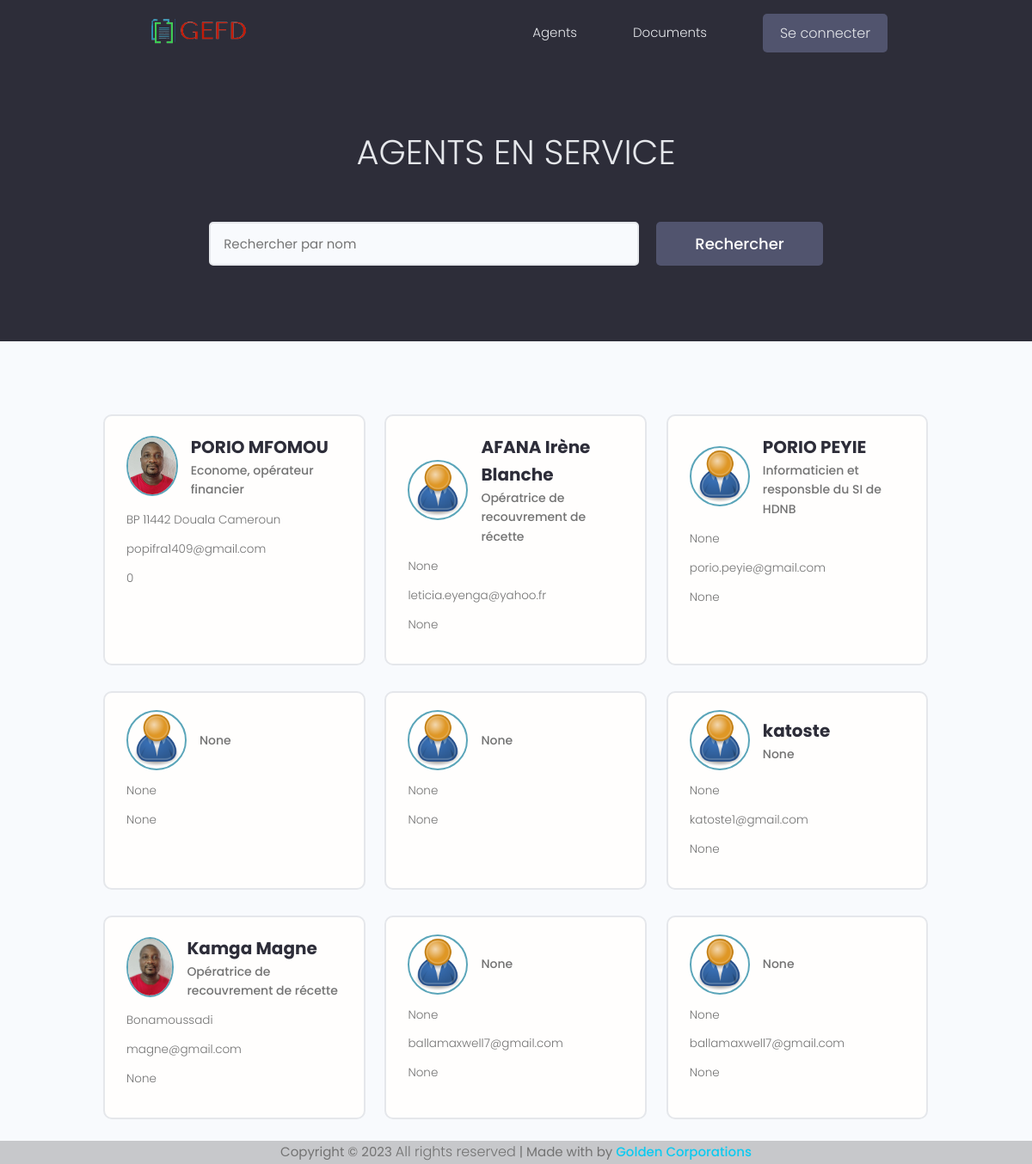
The page / on the database its author committed.
### users/models.py (models this page shows, shortened)
class Profile(models.Model):
    user = models.OneToOneField(User, on_delete=models.CASCADE, null=True, blank=True)
    service = models.ForeignKey(Service, on_delete=models.CASCADE, null=True, blank=True)
    name = models.CharField(max_length=200, null=True, blank=True)
    username = models.CharField(max_length=200, null=True, blank=True)
    email = models.EmailField(max_length=500, null=True, blank=True)
    profile_image = models.ImageField(null=True, blank=True, upload_to='profiles/', default="profiles/user-default.png")
    adresse = models.CharField(max_length=200, null=True, blank=True)
    telephone = models.IntegerField(null=True, blank=True)
    fonction = models.CharField(max_length=200, null=True, blank=True)
    social_facebook = models.CharField(max_length=200, null=True, blank=True)
    social_linkedin = models.CharField(max_length=200, null=True, blank=True)
    social_twitter = models.CharField(max_length=200, null=True, blank=True)
    social_youtube = models.CharField(max_length=200, null=True, blank=True)
    social_instagram = models.CharField(max_length=200, null=True, blank=True)
    createdDate = models.DateTimeField(auto_now_add=True)
    updatedDate = models.DateTimeField(auto_now=True)
    id = models.UUIDField(default=uuid.uuid4, unique=True, primary_key=True, editable=False)

### users/views.py (the view)
# urls.py: path('', views.profiles, name="profiles" ),
def profiles(request):
    profiles, search_query = searchProfiles(request)
    context = {'profiles':profiles, 'search_query': search_query}
    return render(request, 'users/profiles.html', context)

### users/utils.py (called while the page is built)
def searchProfiles(request):
    search_query = ''
    if request.GET.get('mot_cle'):
        search_query = request.GET.get('mot_cle')
    profiles = Profile.objects.filter(
        Q(name__icontains=search_query) |
        Q(fonction__icontains=search_query)
    )
    return profiles, search_query

### users/templates/users/profiles.html (shortened to what this page needs)
{% extends 'base.html' %}
{% block content %}
  <main class="home">
    <section class="hero-section text-center">
      <div class="container container--narrow">
        <div class="hero-section__box">
          <h2>AGENTS EN SERVICE</h2>
        </div>
        <div class="hero-section__search">
          <form class="form" action="{% url 'profiles' %}" method="get">
            <div class="form__field">
              <input class="input input--text" id="formInput#search" type="text" name="mot_cle"
                value="{{search_query}}" placeholder="Rechercher par nom" />
            </div>
            <input class="btn btn--sub btn--lg" type="submit" value="Rechercher" />
          </form>
        </div>
      </div>
    </section>
    <section class="devlist">
      <div class="container">
        <div class="grid grid--three">
        {% for profile in profiles %}
          <div class="column card">
            <div class="dev">
              <a href="{% url 'user-profile' profile.id %}" class="card__body">
                <div class="dev__profile">
                  <img class="avatar avatar--md" src="{{ profile.profile_image.url }}" alt="image" />
                  <div class="dev__meta">
                    <h3>{{ profile.name }}</h3>
                    <h5>{{ profile.fonction }}</h5>
                  </div>
                </div>
                <p class="dev__info">{{ profile.adresse }}</p>
                <p class="dev__info">{{ profile.email }}</p>
                <p class="dev__info">{{ profile.telephone }}</p>
              </a>
            </div>
          </div>
          {% endfor %}
        </div>
      </div>
    </section>
  </main>
{% endblock content %}

### templates/base.html (shortened to what this page needs)
{% load static %}
<!DOCTYPE html>
<html lang="fr">
<head>
    <link rel="stylesheet" href="https://cdn.iconmonstr.com/1.3.0/css/iconmonstr-iconic-font.min.css" />
    <link rel="stylesheet" href="{% static 'uikit/styles/uikit.css' %}" />
    <link rel="stylesheet" href="{% static 'css/app.css' %}" />
</head>
<body>
    {% include 'navbar.html' %}
    {% block content %} {% endblock content %}
    <footer class="bg-dark text-center text-lg-start text-light" id="footer">
        <div class="text-center p-3" style="background-color: rgba(0, 0, 0, 0.2);">
            Copyright &copy; {% now "Y" %} <span>All rights reserved</span> | Made with
             by
            <a href="#" target="_blank" style="color: #0dcaf0; text-decoration: none;">Golden Corporations</a>
        </div>
    </footer>
</body>
</html>

### templates/navbar.html (shortened to what this page needs)
{% load static %}
<header class="header">
    <div class="container container--narrow">
      <a href="{% url 'profiles' %}" class="header__logo">
        <img src="{% static 'img/logo.png' %}" alt="DevSearch Logo" />
      </a>
      <nav class="header__nav">
        <ul class="header__menu">
          <li class="header__menuItem"><a href="{% url 'profiles' %}">Agents</a></li>
          <li class="header__menuItem"><a href="{% url 'documents' %}">Documents</a></li>
          {% if request.user.is_authenticated %}
          <li class="header__menuItem"><a href="{% url 'user-account' %}">Compte</a></li>
          <li class="header__menuItem"><a href="{% url 'logout' %}" class="btn btn--sub">Déconnexion</a></li>
          {% else %}
          <li class="header__menuItem"><a href="{% url 'login' %}" class="btn btn--sub">Se connecter</a></li>
          {% endif %}
        </ul>
      </nav>
    </div>
  </header>

### static/css/app.css (style rules this page uses)
:root { --color-sub: #2d2d39; }
.btn--sub { background-color: var(--color-sub-light); }
.card { border: 2px solid var(--color-light); }
img { width: 100%; }
.header { position: sticky; z-index: 111; background-color: var(--color-sub); padding: 1.5rem 0; }
.header > .container { display: flex; justify-content: space-between; align-items: center; }
.header__logo > img { height: 3.8rem; }
.header__nav > ul { display: inline-flex; align-items: center; list-style: none; gap: 6.5rem; }
.header__menuItem > a { color: var(--color-light); font-weight: 300; }
.hero-section { height: 40vh; display: flex; align-items: center; background-color: var(--color-sub); }
.hero-section__box { margin-bottom: 4rem; }
.hero-section__box > h2, .hero-section__box > h2 > span { font-size: 4rem; color: var(--color-light); line-height: 1.3; text-transform: uppercase; }
.hero-section__box > h2 { font-weight: 300; }
.hero-section__search > .form { display: flex; align-items: center; justify-content: center; gap: 2rem; }
.hero-section__search > .form input.input--text { width: 50rem; }
.devlist { margin-top: 8rem; }
.devlist .grid { align-items: stretch; }
.devlist .dev .dev__profile { display: flex; align-items: center; gap: 1.5rem; }
.devlist .dev .dev__meta h3 { color: var(--color-sub); font-size: 2rem; font-weight: 700; }
.devlist .dev .dev__meta h5 { color: var(--color-text); font-size: 1.4rem; font-weight: 500; }
.devlist .dev .dev__info { margin: 1.5rem 0; font-size: 1.35rem; line-height: 1.4; text-align: justify; }

### static/uikit/styles/modules/_variables.css (style rules this page uses)
:root { --color-main: #5aa5b9; --color-main-light: #e6faff; --color-sub: #3f4156; --color-sub-light: #51546e; --color-sub-lighter: #ededfd; --color-text: #737373; --color-gray: #8b8b8b; --color-light: #e5e7eb; --color-light-gray: #767676; --color-bg: #f8fafd; --color-white: #fffefd; --color-white-light: #f3f3f3; --color-success: #359e64; --color-success-bg: #def8e8; --color-error: #fc4b0b; --color-error-bg: #fff2ee; --font-base: 'Poppins', arial, helvetica, 'Segoe UI', roboto, ubuntu, sans-serif; --font-monospace: 'Fira Code', 'Courier New', courier, monospace; --font-regular: 300; --font-medium: 500; --font-bold: 700; --generic-shadow: 1px 1px 5px #00000010; --generic-transition: all 0.3s ease-in-out; }

### static/uikit/styles/modules/_base.css (style rules this page uses)
* { margin: 0; padding: 0; box-sizing: border-box; text-rendering: optimizeLegibility; color: inherit; font-size: inherit; }
html { font-size: 50%; }
@media only screen and (min-width: 480px) { html { font-size: 56.25%; } }
@media only screen and (min-width: 1200px) { html { font-size: 62.5%; } }
body { line-height: 1.6; font-weight: 400; font-size: 1.5rem; color: var(--color-text); background-color: var(--color-bg); min-height: 100vh; }

### static/uikit/styles/modules/_typography.css (style rules this page uses)
* { font-family: var(--font-base); }
h2 { font-size: 3.6rem; font-weight: var(--font-bold); }
h3 { font-size: 3.2rem; font-weight: var(--font-medium); }
h5 { font-size: 2.4rem; font-weight: var(--font-medium); }
h5, h6 { font-weight: var(--font-regular); }
p, span, strong { font-size: 1.6rem; color: var(--color-text); font-weight: var(--font-regular); }
a { padding-bottom: 2px; text-decoration: none; display: inline-block; color: var(--color-main); font-weight: var(--font-medium); }

### static/uikit/styles/modules/_utilities.css (style rules this page uses)
.container { width: 92%; max-width: 165rem; margin: 0 auto; box-sizing: border-box; }
.container--narrow { width: 92%; max-width: 120rem; }
@media screen and (min-width: 1000px) { .container { width: 90%; } }
@media screen and (min-width: 1000px) { .container--narrow { width: 85%; } }
@media screen and (min-width: 1200px) { .container { width: 80%; } }
@media screen and (min-width: 1200px) { .container--narrow { width: 72%; } }
.text-center { text-align: center; }

### static/uikit/styles/modules/_avatar.css (style rules this page uses)
.avatar { border-radius: 50%; border: 2px solid var(--color-main); object-fit: cover; }
.avatar--md { height: 7rem; width: 7rem; }

### static/uikit/styles/modules/_button.css (style rules this page uses)
.btn { display: inline-block; position: relative; cursor: pointer; background-color: var(--color-light); font-weight: var(--font-medium); color: var(--color-sub); text-decoration: none; padding: 1rem 2rem; border-radius: 0.5rem; border: none; width: -webkit-fit-content; width: -moz-fit-content; width: fit-content; height: -webkit-fit-content; height: -moz-fit-content; height: fit-content; font-size: 1.6rem; outline-width: 0; outline-color: transparent; -webkit-backface-visibility: hidden; backface-visibility: hidden; transition: all 0.3s ease-in-out; }
.btn--sub { background-color: var(--color-sub); color: var(--color-white); }
.btn--lg { font-size: 1.8rem; padding: 1.2rem 4.5rem; }

### rows shown on the page
Profile: profile_image (picture), name "PORIO MFOMOU", fonction "Econome, opérateur financier", adresse "BP 11442 Douala Cameroun", email "popifra1409@gmail.com", telephone "0"
Profile: profile_image (placeholder picture), name "AFANA Irène Blanche", fonction "Opératrice de recouvrement de récette", adresse "None", email "leticia.eyenga@yahoo.fr", telephone "None"
Profile: profile_image (placeholder picture), name "PORIO PEYIE", fonction "Informaticien et responsble du SI de HDNB", adresse "None", email "porio.peyie@gmail.com", telephone "None"
Profile: profile_image (placeholder picture), fonction "None", adresse "None", telephone "None"
Profile: profile_image (placeholder picture), fonction "None", adresse "None", telephone "None"
Profile: profile_image (placeholder picture), name "katoste", fonction "None", adresse "None", email "katoste1@gmail.com", telephone "None"
Profile: profile_image (picture), name "Kamga Magne", fonction "Opératrice de recouvrement de récette", adresse "Bonamoussadi", email "magne@gmail.com", telephone "None"
Profile: profile_image (placeholder picture), fonction "None", adresse "None", email "ballamaxwell7@gmail.com", telephone "None"
Profile: profile_image (placeholder picture), fonction "None", adresse "None", email "ballamaxwell7@gmail.com", telephone "None"
